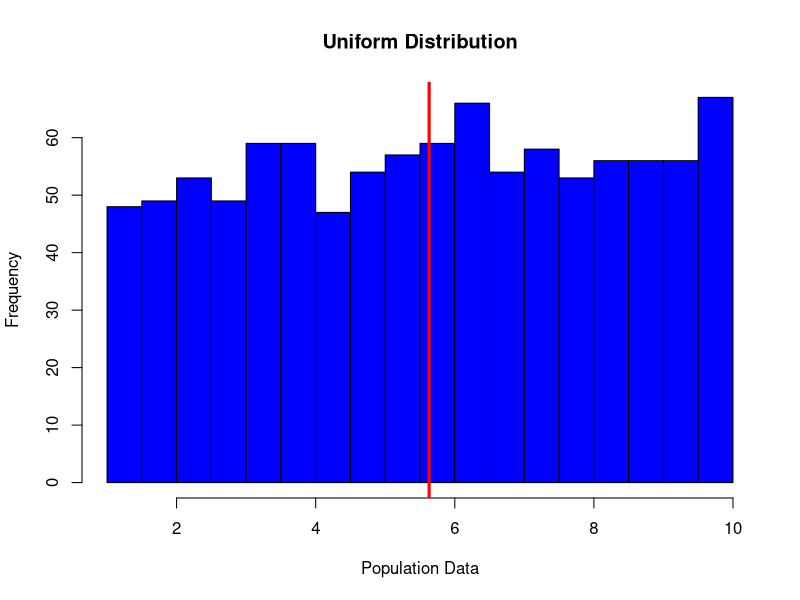
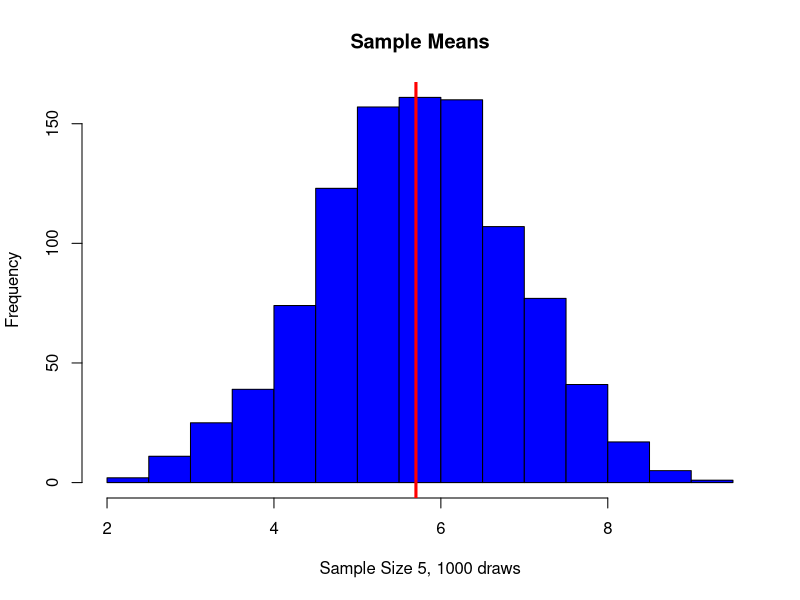
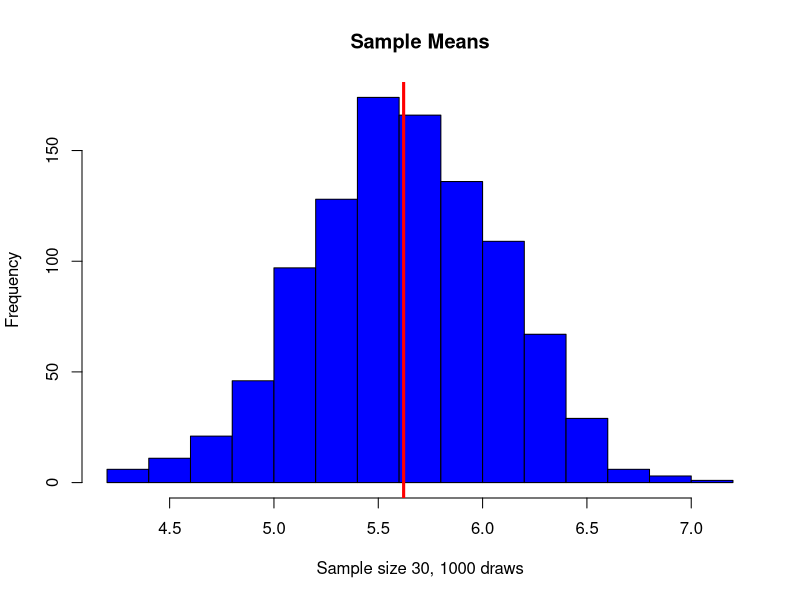
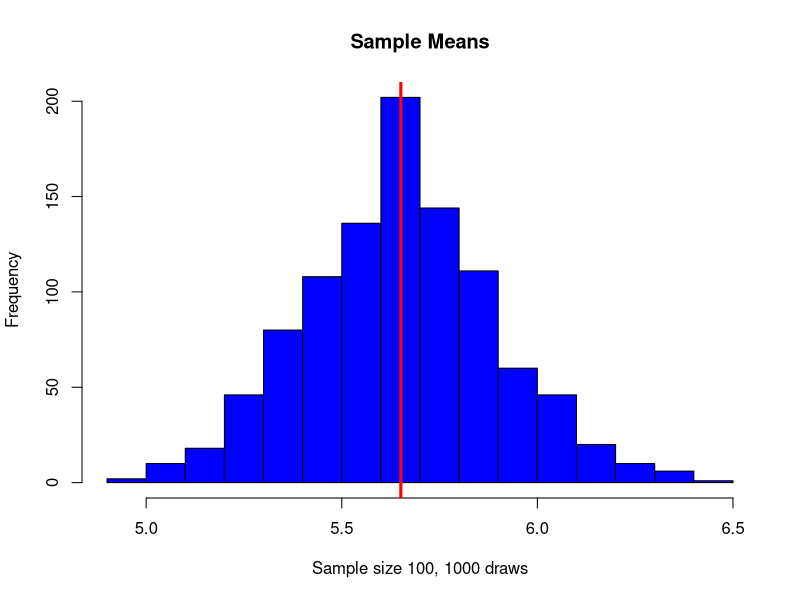
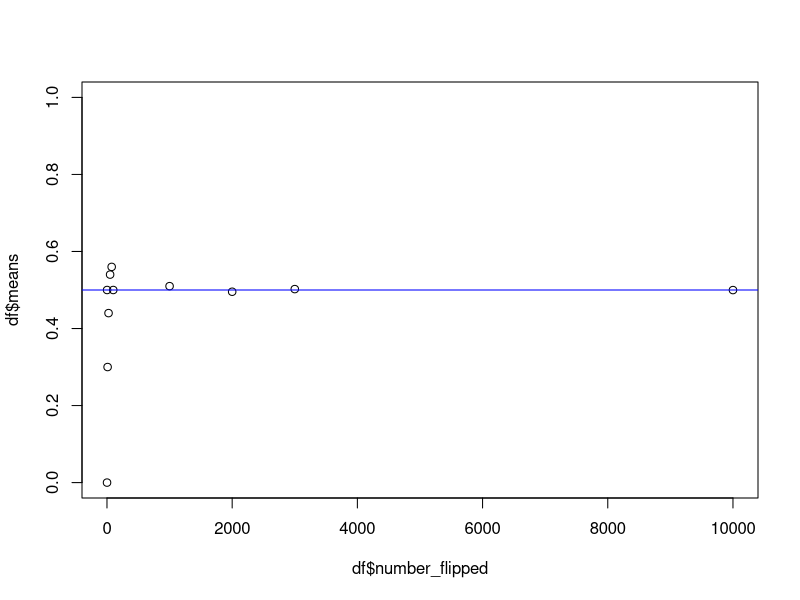

Write the R code that produced these figures, in order.
## ---- chunk 1
set.seed(276)
options(scipen=999)

#create random variable with sample size of 1000 that is uniformly distributed
data <- runif(n=1000, min=1, max=10)

# plot a histogram of the data
hist(data, breaks = 20, col = "blue", main = "Uniform Distribution", xlab = "Population Data")

# add a vertical line at the mean
abline(v=mean(data), col="red", lwd=3)


## ---- chunk 2

# create a vector to store the sample means
sample_means <- c()

# create a for loop to take 1000 samples of size 5 and store the sample means
for (i in 1:1000) {
  sample_means[i] <- mean(sample(data, size=5))
}

# plot a histogram of the sample means labeled as sample size 5
hist(sample_means, breaks = 20, col = "blue", main = "Sample Means", xlab = "Sample Size 5, 1000 draws")

# add a vertical line at the mean

abline(v=mean(sample_means), col="red", lwd=3)



## ---- chunk 3

# create a vector to store the sample means

sample_means <- c()

# create a for loop to take 1000 samples of size 30 and store the sample means

for (i in 1:1000) {
  sample_means[i] <- mean(sample(data, size=30))
}

#plot a histogram of the sample means

hist(sample_means, breaks = 20, col = "blue", main = "Sample Means", xlab = "Sample size 30, 1000 draws")

# add a vertical line at the mean

abline(v=mean(sample_means), col="red", lwd=3)


## ---- chunk 4

# create a vector to store the sample means

sample_means <- c()

# create a for loop to take 1000 samples of size 100 and store the sample means

for (i in 1:1000) {
  sample_means[i] <- mean(sample(data, size=100))
}

# plot a histogram of the sample means

hist(sample_means, breaks = 20, col = "blue", main = "Sample Means", xlab = "Sample size 100, 1000 draws")

# add a vertical line at the mean

abline(v=mean(sample_means), col="red", lwd=3)


## ---- chunk 5
set.seed(276)
options(scipen=999)

single_flip <- rbinom(1,1,.5)
two_flips <- rbinom(2,1,.5)
ten_flips <- rbinom(10,1,.5)
twentyfive_flips <- rbinom(25,1,.5)
fifty_flips <- rbinom(50,1,.5)
seventyfive_flips <- rbinom(75,1,.5)
hundred_flips <- rbinom(100,1,.5)
thous_flips <- rbinom(1000,1,.5)
twothou_flips <- rbinom(2000,1,.5)
tenthous_flips <- rbinom(10000,1,.5)
twfithou_flips <- rbinom(25000,1,.5)
threethou_flips <- rbinom(3000,1,.5)


a <- mean(single_flip)
g <- mean(two_flips)
h <- mean(ten_flips)
j <- mean(twentyfive_flips)
b <- mean(fifty_flips)
i <- mean(hundred_flips)
c <- mean(thous_flips)
e <- mean(twothou_flips)
d <- mean(tenthous_flips)
f <- mean(seventyfive_flips)
k <- mean(threethou_flips)

means <- c(a,g,h,j,b,i,c,e,d,f,k)

number_flipped <- c(1,2,10,25,50,100,1000,2000,10000,75,3000)

df <- data.frame(means,number_flipped)

plot(df$number_flipped,df$means, ylim = c(0,1))
abline(h = 0.5, col = "blue")


cat("The mean of a single flipped coin is", a, "\n")
cat("The mean of two flips is", g, "\n")
cat("The mean of ten flips is", h, "\n")
cat("The mean of twentyfive flips is", j, "\n")
cat("The mean of twenty five thousand flips is", k, "\n")

